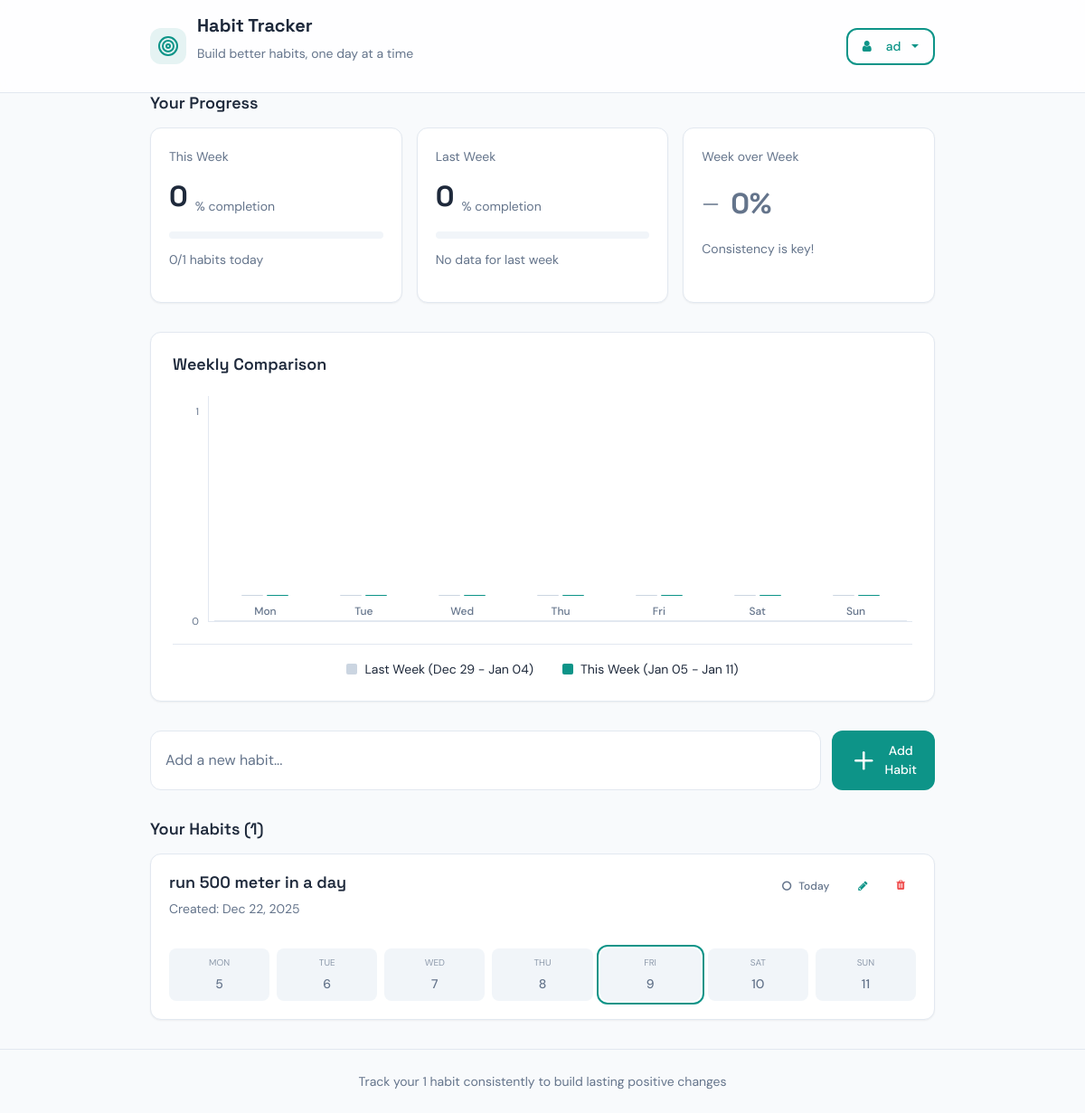
Screenshot of /home/ (signed in) with the database file from the repository.
### Habit/models.py (models this page shows, shortened)
class task(models.Model):
    user = models.ForeignKey(User, on_delete=models.CASCADE, default=1)
    task_name = models.CharField(max_length=200)
    created_at = models.DateTimeField(auto_now_add=True)

### Habitproject/views.py (the view)
# urls.py: path('home/', views.home, name='home'),
def home(request):
    today = localdate()
    current_week_start = today - timedelta(days=today.weekday())
    last_week_start = current_week_start - timedelta(days=7)
    tasks = task.objects.filter(user=request.user).order_by('-created_at')
    last_7_days = []
    for i in range(6, -1, -1):
        day = today - timedelta(days=i)
        last_7_days.append(day)
    current_week_days = [current_week_start + timedelta(days=i) for i in range(7)]
    last_week_days = [last_week_start + timedelta(days=i) for i in range(7)]
    total_tasks = tasks.count()
    current_week_completions = [0] * 7
    last_week_completions = [0] * 7
    for t in tasks:
        t.completed_today = False
        t.day_status = {}
        for day in last_7_days:
            progress = TaskProgress.objects.filter(task=t, date=day).first()
            is_completed = progress.is_completed if progress else False
            t.day_status[day] = is_completed
            if day == today:
                t.completed_today = is_completed
        for i, day in enumerate(current_week_days):
            progress = TaskProgress.objects.filter(task=t, date=day).first()
            is_completed = progress.is_completed if progress else False
            if is_completed:
                current_week_completions[i] += 1
        for i, day in enumerate(last_week_days):
            progress = TaskProgress.objects.filter(task=t, date=day).first()
            is_completed = progress.is_completed if progress else False
            if is_completed:
                last_week_completions[i] += 1
    current_week_percentages = []
    last_week_percentages = []
    if total_tasks > 0:
        for i in range(7):
            current_percent = (current_week_completions[i] / total_tasks) * 100
            current_week_percentages.append(round(current_percent))
            last_percent = (last_week_completions[i] / total_tasks) * 100
            last_week_percentages.append(round(last_percent))
    else:
        current_week_percentages = [0, 0, 0, 0, 0, 0, 0]
        last_week_percentages = [0, 0, 0, 0, 0, 0, 0]
    if total_tasks > 0:
        today_completed = sum(1 for t in tasks if t.completed_today)
        today_percentage = (today_completed / total_tasks) * 100
        current_week_avg = sum(current_week_percentages) / 7
        last_week_avg = sum(last_week_percentages) / 7
        if last_week_avg > 0:
            week_change = ((current_week_avg - last_week_avg) / last_week_avg) * 100
        else:
            week_change = 100 if current_week_avg > 0 else 0
    else:
        today_percentage = 0
        current_week_avg = 0
        last_week_avg = 0
        week_change = 0
    day_names = ['Mon', 'Tue', 'Wed', 'Thu', 'Fri', 'Sat', 'Sun']
    context = {
        'tasks': tasks,
        'today': today,
        'last_7_days': last_7_days,
        'current_week_days': current_week_days,
        'last_week_days': last_week_days,
        'current_week_percentages': current_week_percentages,
        'last_week_percentages': last_week_percentages,
        'current_week_avg': current_week_avg,
        'last_week_avg': last_week_avg,
        'week_change': week_change,
        'today_percentage': today_percentage,
        'day_names': day_names,
        'total_tasks': total_tasks,
        'current_week_completions': current_week_completions,
        'last_week_completions': last_week_completions,
    }
    return render(request, "home.html", context)

### Habit/context_processors.py (called while the page is built)
def social_links_processor(request):
    social = Social.objects.all()
    return dict(social=social)

### templates/home.html (shortened to what this page needs)
<!DOCTYPE html>
<html lang="en">
<head>
    <link rel="stylesheet" href="https://cdnjs.cloudflare.com/ajax/libs/font-awesome/4.7.0/css/font-awesome.min.css">
    <link href="https://cdn.jsdelivr.net/npm/bootstrap@5.3.0-alpha1/dist/css/bootstrap.min.css" rel="stylesheet">
</head>
<body>
    <header class="header">
        <div class="container">
            <div class="d-flex justify-content-between align-items-center">
                <div class="header-content">
                    <div class="header-icon">
                        <svg xmlns="http://www.w3.org/2000/svg" viewBox="0 0 24 24" fill="none" stroke="currentColor" stroke-width="2" stroke-linecap="round" stroke-linejoin="round">
                            <circle cx="12" cy="12" r="10"/>
                            <circle cx="12" cy="12" r="6"/>
                            <circle cx="12" cy="12" r="2"/>
                        </svg>
                    </div>
                    <div>
                        <h1 class="header-title">Habit Tracker</h1>
                        <p class="header-subtitle">Build better habits, one day at a time</p>
                    </div>
                </div>
                <div class="user-menu">
                    <div class="dropdown">
                        <button class="btn btn-outline-primary dropdown-toggle d-flex align-items-center" type="button" id="userDropdown" data-bs-toggle="dropdown" aria-expanded="false">
                            <i class="fa fa-user me-2"></i>
                            {{ user.username }}
                        </button>
                    </div>
                </div>
            </div>
        </div>
    </header>
    <main class="container">
        <section>
            <h2 class="section-title">Your Progress</h2>
            <div class="stats-grid">
                <div class="card stat-card">
                    <p class="stat-label">This Week</p>
                    <div class="stat-value">
                        <span class="stat-number" id="currentWeekPercent">{{ current_week_avg|floatformat:0 }}</span>
                        <span class="stat-unit">% completion</span>
                    </div>
                    <div class="stat-progress">
                    </div>
                    <p class="stat-message">
                        {% if total_tasks > 0 %}
                            {{ current_week_completions|last|default:0 }}/{{ total_tasks }} habits today
                        {% else %}
                            No habits yet
                        {% endif %}
                    </p>
                </div>
                <div class="card stat-card">
                    <p class="stat-label">Last Week</p>
                    <div class="stat-value">
                        <span class="stat-number" id="lastWeekPercent">{{ last_week_avg|floatformat:0 }}</span>
                        <span class="stat-unit">% completion</span>
                    </div>
                    <div class="stat-progress">
                    </div>
                    <p class="stat-message">
                        {% if last_week_avg > 0 %}
                            {{ last_week_days.0|date:"M d" }} - {{ last_week_days.6|date:"M d" }}
                        {% else %}
                            No data for last week
                        {% endif %}
                    </p>
                </div>
                <div class="card stat-card">
                    <p class="stat-label">Week over Week</p>
                    <div class="stat-trend">
                        {% if week_change > 0 %}
                        <svg class="stat-trend-icon up" xmlns="http://www.w3.org/2000/svg" viewBox="0 0 24 24" fill="none" stroke="currentColor" stroke-width="2" stroke-linecap="round" stroke-linejoin="round">
                            <polyline points="23 6 13.5 15.5 8.5 10.5 1 18"/>
                            <polyline points="17 6 23 6 23 12"/>
                        </svg>
                        <span class="stat-trend-value positive" id="weekChange">+{{ week_change|floatformat:0 }}%</span>
                        {% else %}
                        <svg class="stat-trend-icon neutral" xmlns="http://www.w3.org/2000/svg" viewBox="0 0 24 24" fill="none" stroke="currentColor" stroke-width="2" stroke-linecap="round" stroke-linejoin="round">
                            <line x1="3" y1="12" x2="21" y2="12"/>
                        </svg>
                        <span class="stat-trend-value neutral" id="weekChange">{{ week_change|floatformat:0 }}%</span>
                        {% endif %}
                    </div>
                    <p class="stat-message" id="weekMessage">
                        {% if week_change > 10 %}Amazing progress! 🔥
                        {% elif week_change > 0 %}Great progress! Keep it up!
                        {% elif week_change < -10 %}Need improvement! 💪
                        {% elif week_change < 0 %}Keep pushing!
                        {% else %}Consistency is key!
                        {% endif %}
                    </p>
                </div>
            </div>
        </section>
        <section>
            <div class="card chart-card">
                <h3 class="chart-title">Weekly Comparison</h3>
                <div class="chart-container">
                    <div class="chart-y-axis" id="yAxis">
                    </div>
                    <div class="chart-bars-container" id="chartContainer">
                    </div>
                </div>
                <div class="chart-legend">
                    <div class="legend-item">
                        <div class="legend-color previous"></div>
                        <span>Last Week ({{ last_week_days.0|date:"M d" }} - {{ last_week_days.6|date:"M d" }})</span>
                    </div>
                    <div class="legend-item">
                        <div class="legend-color current"></div>
                        <span>This Week ({{ current_week_days.0|date:"M d" }} - {{ current_week_days.6|date:"M d" }})</span>
                    </div>
                </div>
            </div>
        </section>
        <section>
            <form action="{% url 'addtask' %}" method="POST" class="add-form">
                <input type="text" class="form-input" name="addtask" placeholder="Add a new habit..." required>
                <button type="submit" class="btn btn-primary">
                    <svg xmlns="http://www.w3.org/2000/svg" viewBox="0 0 24 24" fill="none" stroke="currentColor" stroke-width="2" stroke-linecap="round" stroke-linejoin="round">
                        <line x1="12" y1="5" x2="12" y2="19"/>
                        <line x1="5" y1="12" x2="19" y2="12"/>
                    </svg>
                    Add Habit
                </button>
            </form>
        </section>
        <section>
            <h2 class="section-title">Your Habits {% if total_tasks > 0 %}({{ total_tasks }}){% endif %}</h2>
            {% if tasks %}
            <div class="habits-list">
                {% for t in tasks %}
                <div class="card habit-card">
                    <div class="habit-header">
                        <div>
                            <h3 class="habit-name">{{ t.task_name }}</h3>
                            <p class="habit-progress">
                                Created: {{ t.created_at|date:"M d, Y" }}
                            </p>
                        </div>
                        <div class="habit-actions">
                            <form action="{% url 'toggle_today' t.id %}" method="POST" class="d-inline">
                                <button type="submit" class="btn {% if t.completed_today %}btn-success{% else %}btn-outline-secondary{% endif %} btn-sm">
                                    {% if t.completed_today %}
                                        <i class="fa fa-check-circle"></i> Done
                                    {% else %}
                                        <i class="fa fa-circle-o"></i> Today
                                    {% endif %}
                                </button>
                            </form>
                            <a href="{% url 'edit_task' t.id %}" class="btn btn-outline-primary btn-sm">
                                <i class="fa fa-pencil"></i>
                            </a>
                            <form action="{% url 'mark_delete' t.id %}" method="POST" class="d-inline">
                                <button type="submit" class="btn btn-outline-danger btn-sm"
                                        onclick="return confirm('Delete this habit? All tracking data will be lost.');">
                                    <i class="fa fa-trash"></i>
                                </button>
                            </form>
                        </div>
                    </div>
                    <div class="habit-days">
                        {% for day in current_week_days %}
                        <button class="day-cell {% if t.day_status.day %}completed{% else %}empty{% endif %} {% if day == today %}today{% endif %}"
                                onclick="window.location.href='{% url 'toggle_today' t.id %}'"
                                title="{{ day|date:'l, M d, Y' }} - {% if t.day_status.day %}Completed{% else %}Not completed{% endif %}">
                            <span class="day-name">{{ day|date:'D'}}</span>
                            <span class="day-number">{{ day.day }}</span>
                        </button>
                        {% endfor %}
                    </div>
                </div>
                {% endfor %}
            </div>
            {% endif %}
        </section>
    </main>
    <footer>
        <div class="container">
            {% if total_tasks > 0 %}
                Track your {{ total_tasks }} habit{% if total_tasks > 1 %}s{% endif %} consistently to build lasting positive changes
            {% else %}
                Start tracking your habits today!
            {% endif %}
        </div>
    </footer>
</body>
</html>

### rows the page displays
task: task_name "run 500 meter in a day", created_at "Dec 22, 2025", shows "Today", current_week_days "MON" "TUE" "WED" "THU" "FRI" "SAT" "SUN", day "5" "6" "7" "8" "9" "10" "11"

### other values shown
{{ user.username }} "ad"
{{ current_week_avg|floatformat:0 }} "0"
{{ current_week_completions|last|default:0 }} "0"
{{ total_tasks }} "1"
{{ last_week_avg|floatformat:0 }} "0"
{{ week_change|floatformat:0 }} "0"
{{ last_week_days.0|date:"M d" }} "Dec 29"
{{ last_week_days.6|date:"M d" }} "Jan 04"
{{ current_week_days.0|date:"M d" }} "Jan 05"
{{ current_week_days.6|date:"M d" }} "Jan 11"
